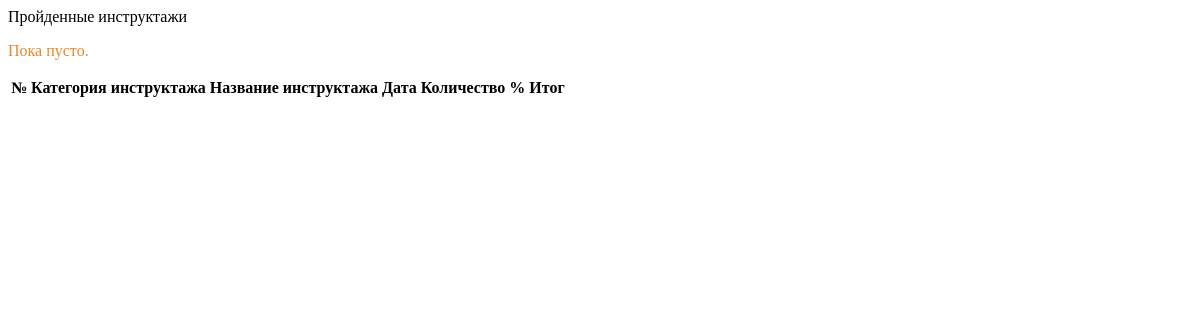
The page /account/profile/passed_inst/ (signed in) on the database as committed earlier.
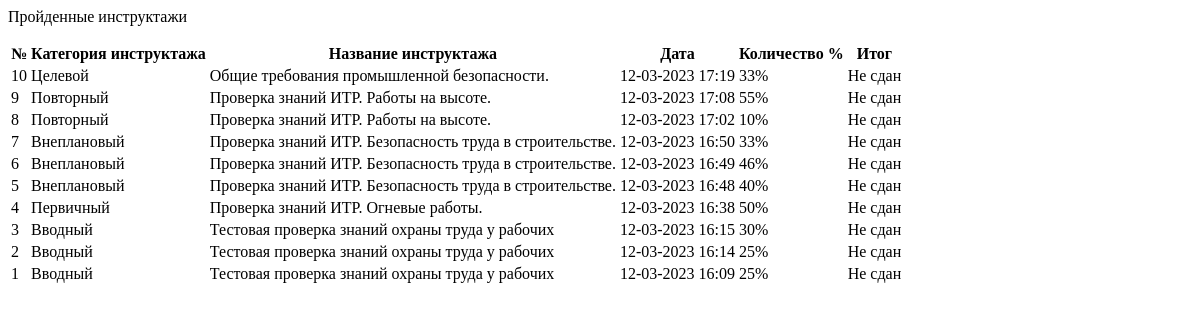
The same page on the database as committed later.
### initru/models.py (models this page shows, shortened)
class res(models.Model):
    user  = models.ForeignKey( CustomUser, on_delete=models.CASCADE, verbose_name='Пользователь')
    instruction  = models.ForeignKey( inst, on_delete=models.CASCADE, verbose_name='Инструктаж')
    quiz = models.ForeignKey(test, on_delete=models.CASCADE, verbose_name= 'Тест')
    date_instruction = models.DateTimeField( 'Дата прохождения инструктажа')
    result = models.IntegerField( 'Результат в %')
    mark = models.CharField('Прошел', max_length=255)
    class Meta:
        verbose_name = 'Результат'
        verbose_name_plural = 'Результаты'

class inst(models.Model):
    name_instruction = models.CharField(
        'Название инструктажа',
        max_length=64
    )
    date_period = models.IntegerField(
        'Период инструктажа'
    )
    def __str__(self):
        return self.name_instruction
    class Meta:
        verbose_name = 'Инструктаж'
        verbose_name_plural = 'Инструктажи'

class test(models.Model):
    instruction = models.ForeignKey( inst, on_delete=models.CASCADE, verbose_name='Инструктаж' )
    name_test = models.CharField( 'Название теста инструктажа', max_length=125 )
    number_of_questions = models.IntegerField('Количество вопросов') ##
    time = models.IntegerField('Ограничение по времени') ##
    required_score_to_pass = models.IntegerField('Рекомендуемый балл в %', help_text='Рекомендуемый балл в %')
    type_user  = models.ForeignKey(typeuser, on_delete=models.CASCADE, verbose_name='Тип пользователя')
    file = models.FileField( 'Файл к тесту', upload_to='instr/', null=True, blank=True)
    class Meta:
        verbose_name = 'Тест'
        verbose_name_plural = 'Тесты'
    def __str__(self):
        return f'{self.name_test}'

### initru/views.py (the view)
# urls.py: path('account/profile/passed_inst/', passedView, name="profile_edit"),
@login_required
def passedView(request):
    page_name = 'passed_inst.html'
    obj_res = res.objects.filter(user= request.user).order_by("-date_instruction")
    values = {
        'obj':obj_res
    }
    return render(request, page_name, values)

### initru/templates/passed_inst.html
{% load static %}
<div style = 'max-width: 920px;'>
    <p class='text-uppercase text-secondary' style="font-family: 'Inter-Bold';">Пройденные инструктажи</p>
    <div>
        <table class = 'table table-hover table-sm'>
            <thead >
                <tr>
                    <th class = 'text-secondary' scope="col">№</th>
                    <th class = 'text-secondary' scope="col">Категория инструктажа</th>
                    <th class = 'text-secondary' scope="col">Название инструктажа</th>
                    <th class = 'text-secondary' scope="col">Дата</th>
                    <th class = 'text-secondary' scope="col">Количество %</th>
                    <th class='text-center text-secondary' scope="col">Итог</th>
                </tr>
            </thead>
            <tbody>
                {% for o in obj %}
                    <tr>
                        <td>{{ forloop.revcounter }}</td>
                        <td>{{ o.instruction }}</td>
                        <td>{{ o.quiz }}</td>
                        <td>{{ o.date_instruction|date:'d-m-Y H:i' }}</td>
                        <td class = 'text-center'>{{ o.result }}%</td>
                        {% if o.mark == 'Не сдан' %}
                        <td class ='bg-danger text-white text-center'>
                            {{ o.mark }}
                        </td>
                        {% else %}
                        <td class = 'bg-success text-white text-center'>
                            {{ o.mark }}
                        </td>
                        {% endif %}
                    </tr>
                {% empty %}
                    <p style='font-family: "Inter-Bold"; color:#E7882B;'>Пока пусто.</p>
                {% endfor %}
            </tbody>
        </table>
    </div>
</div>

Rows that differ between the two databases and show on the page:
added res: instruction "Целевой", quiz "Общие требования промышленной безопасности.", date_instruction "12-03-2023 17:19", result "33", mark "Не сдан"
added res: instruction "Повторный", quiz "Проверка знаний ИТР. Работы на высоте.", date_instruction "12-03-2023 17:08", result "55", mark "Не сдан"
added res: instruction "Повторный", quiz "Проверка знаний ИТР. Работы на высоте.", date_instruction "12-03-2023 17:02", result "10", mark "Не сдан"
added res: instruction "Внеплановый", quiz "Проверка знаний ИТР. Безопасность труда в строительстве.", date_instruction "12-03-2023 16:50", result "33", mark "Не сдан"
added res: instruction "Внеплановый", quiz "Проверка знаний ИТР. Безопасность труда в строительстве.", date_instruction "12-03-2023 16:49", result "46", mark "Не сдан"
added res: instruction "Внеплановый", quiz "Проверка знаний ИТР. Безопасность труда в строительстве.", date_instruction "12-03-2023 16:48", result "40", mark "Не сдан"
added res: instruction "Первичный", quiz "Проверка знаний ИТР. Огневые работы.", date_instruction "12-03-2023 16:38", result "50", mark "Не сдан"
added res: instruction "Вводный", quiz "Тестовая проверка знаний охраны труда у рабочих", date_instruction "12-03-2023 16:15", result "30", mark "Не сдан"
added res: instruction "Вводный", quiz "Тестовая проверка знаний охраны труда у рабочих", date_instruction "12-03-2023 16:14", result "25", mark "Не сдан"
added res: instruction "Вводный", quiz "Тестовая проверка знаний охраны труда у рабочих", date_instruction "12-03-2023 16:09", result "25", mark "Не сдан"
Other text that changed with them:
text no longer shown: "Пока пусто."
